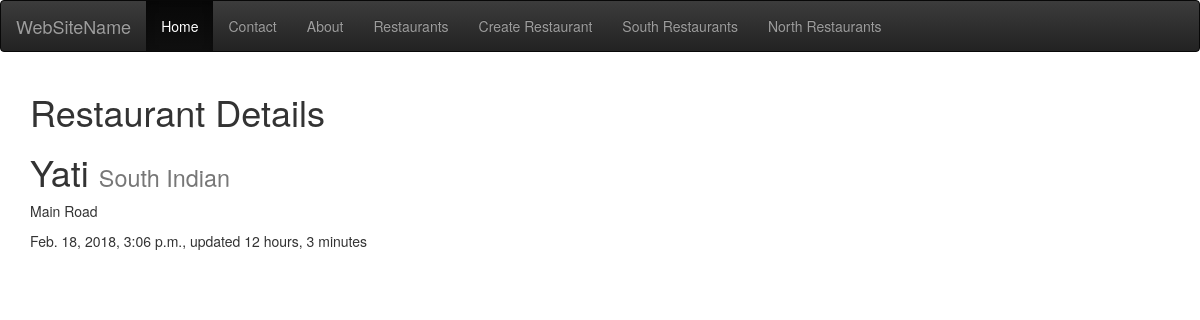
Screenshot of /restaurant/yati/ with the database file from the repository.
### restaurants/models.py (models this page shows, shortened)
class RestaurantLocation(models.Model):
    owner = models.ForeignKey(User)
    name = models.CharField(max_length=120)
    location = models.CharField(max_length=120, null=True, blank=True)
    category = models.CharField(max_length=120, null=True, blank=True)
    timestamp = models.DateTimeField(auto_now_add=True)
    updated = models.DateTimeField(auto_now=True)
    slug = models.SlugField(null=True, blank=True)
    @property
    def title(self):
        return self.name

### restaurants/views.py (the view)
# urls.py: url(r'^restaurant/(?P<slug>[\w-]+)/$', RestaurantDetailView.as_view()),
class RestaurantDetailView(DetailView):
    queryset = RestaurantLocation.objects.all()

### restaurants/templates/restaurants/restaurantlocation_detail.html (shortened to what this page needs)
{% extends 'base.html' %}
{% block content %}
    <h1>Restaurant Details</h1>
    <h1>{{ object.title }}
        <small>{{ object.category }}</small>
    </h1>
    <p>{{ object.location }}</p>
    <p>{{ object.timestamp }}, updated {{ object.updated|timesince }}</p>
{% endblock content %}

### rows the page displays
RestaurantLocation: title "Yati", category "South Indian", location "Main Road", timestamp "Feb. 18, 2018, 3:06 p.m.", updated "12 hours, 3 minutes"
